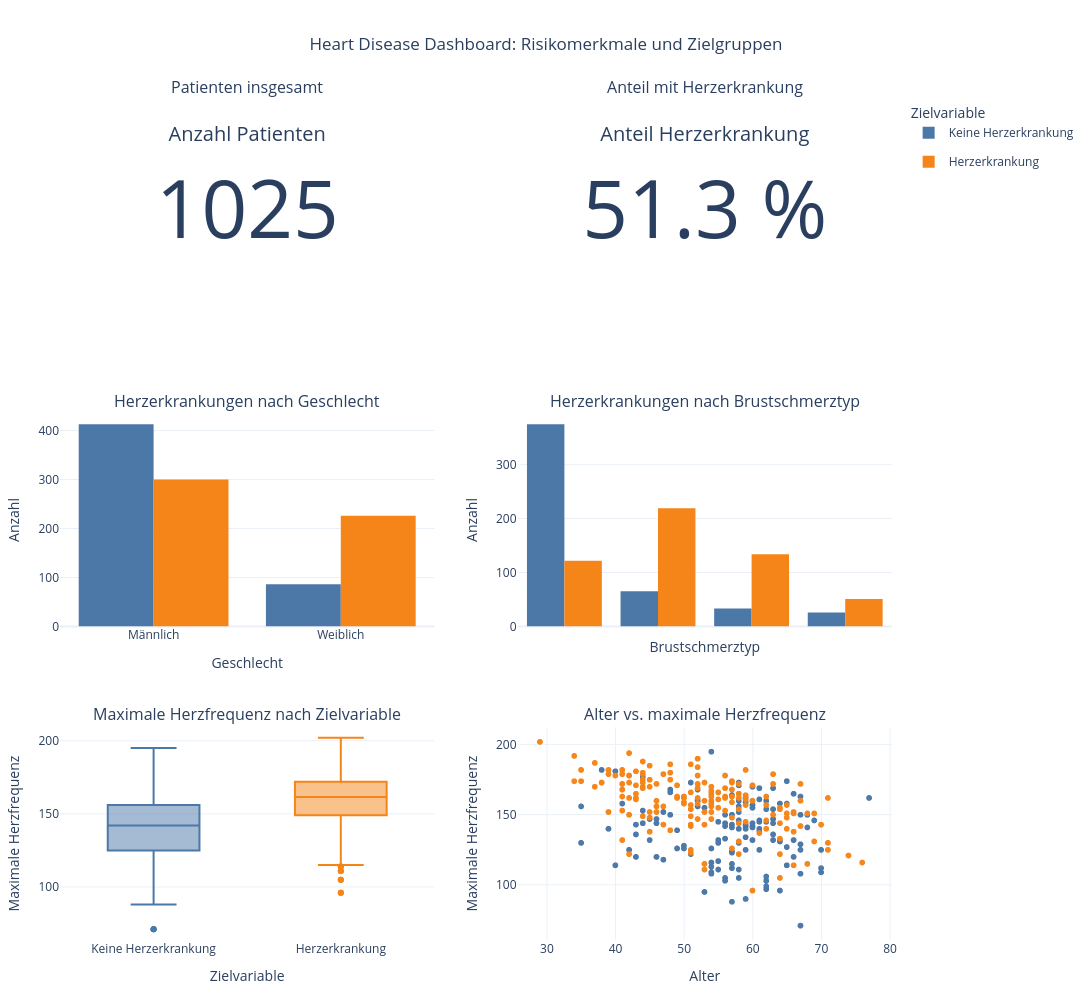

Notebook source saved alongside this figure:
### Markdown cell above
### Dashboard

Das Dashboard ist in drei Ebenen aufgebaut:

1. **Überblick:** Wie viele Patienten sind im Datensatz enthalten und wie hoch ist der Anteil der Herzerkrankungen?
2. **Gruppenvergleich:** Welche Patientengruppen sind häufiger betroffen?
3. **Mögliche Einflussfaktoren:** Welche medizinischen Merkmale unterscheiden sich zwischen den Zielklassen?

### Code cell
color_map = {
    "Keine Herzerkrankung": "#4C78A8",
    "Herzerkrankung": "#F58518"
}

fig = make_subplots(
    rows=3,
    cols=2,
    specs=[
        [{"type": "indicator"}, {"type": "indicator"}],
        [{"type": "xy"}, {"type": "xy"}],
        [{"type": "xy"}, {"type": "xy"}]
    ],
    subplot_titles=(
        "Patienten insgesamt",
        "Anteil mit Herzerkrankung",
        "Herzerkrankungen nach Geschlecht",
        "Herzerkrankungen nach Brustschmerztyp",
        "Maximale Herzfrequenz nach Zielvariable",
        "Alter vs. maximale Herzfrequenz"
    ),
    vertical_spacing=0.12,
    horizontal_spacing=0.10
)

# KPI 1
fig.add_trace(
    go.Indicator(
        mode="number",
        value=num_patients,
        title={"text": "Anzahl Patienten"}
    ),
    row=1,
    col=1
)

# KPI 2
fig.add_trace(
    go.Indicator(
        mode="number",
        value=heart_rate,
        number={"suffix": " %", "valueformat": ".1f"},
        title={"text": "Anteil Herzerkrankung"}
    ),
    row=1,
    col=2
)

# Diagramm 1: Geschlecht
bar_sex = px.histogram(
    df_dashboard,
    x="sex_label",
    color="target_label",
    barmode="group",
    color_discrete_map=color_map
)

for i, trace in enumerate(bar_sex.data):
    trace.showlegend = True
    fig.add_trace(trace, row=2, col=1)

# Diagramm 2: Brustschmerztyp
bar_cp = px.histogram(
    df_dashboard,
    x="cp_label",
    color="target_label",
    barmode="group",
    color_discrete_map=color_map
)

for trace in bar_cp.data:
    trace.showlegend = False
    fig.add_trace(trace, row=2, col=2)

# Diagramm 3: maximale Herzfrequenz
box_hr = px.box(
    df_dashboard,
    x="target_label",
    y="thalach",
    color="target_label",
    color_discrete_map=color_map
)

for trace in box_hr.data:
    trace.showlegend = False
    fig.add_trace(trace, row=3, col=1)

# Diagramm 4: Alter vs. maximale Herzfrequenz
scatter_age_hr = px.scatter(
    df_dashboard,
    x="age",
    y="thalach",
    color="target_label",
    opacity=0.75,
    color_discrete_map=color_map
)

for trace in scatter_age_hr.data:
    trace.showlegend = False
    fig.add_trace(trace, row=3, col=2)

fig.update_layout(
    height=1000,
    width=1250,
    title={
        "text": "Heart Disease Dashboard: Risikomerkmale und Zielgruppen",
        "x": 0.5,
        "xanchor": "center"
    },
    legend_title_text="Zielvariable",
    template="plotly_white",
    margin=dict(t=100, b=60, l=60, r=40)
)

fig.update_xaxes(title_text="Geschlecht", row=2, col=1)
fig.update_yaxes(title_text="Anzahl", row=2, col=1)

fig.update_xaxes(title_text="Brustschmerztyp", row=2, col=2)
fig.update_yaxes(title_text="Anzahl", row=2, col=2)

fig.update_xaxes(title_text="Zielvariable", row=3, col=1)
fig.update_yaxes(title_text="Maximale Herzfrequenz", row=3, col=1)

fig.update_xaxes(title_text="Alter", row=3, col=2)
fig.update_yaxes(title_text="Maximale Herzfrequenz", row=3, col=2)

fig.show()

### Figure 1 — Plotly figure (JSON) as saved in the notebook; plotly's stock layout.template omitted (floating-point values rounded to 4 significant figures; data arrays with more than 128 entries replaced by an {"elided": "..."} marker saying what was removed)
{"data": [{"domain": {"x": [0, 0.45], "y": [0.7467, 1]}, "mode": "number", "title": {"text": "Anzahl Patienten"}, "type": "indicator", "value": 1025}, {"domain": {"x": [0.55, 1], "y": [0.7467, 1]}, "mode": "number", "number": {"suffix": " %", "valueformat": ".1f"}, "title": {"text": "Anteil Herzerkrankung"}, "type": "indicator", "value": 51.32}, {"alignmentgroup": "True", "bingroup": "x", "hovertemplate": "target_label=Keine Herzerkrankung<br>sex_label=%{x}<br>count=%{y}<extra></extra>", "legendgroup": "Keine Herzerkrankung", "marker": {"color": "#4C78A8", "pattern": {"shape": ""}}, "name": "Keine Herzerkrankung", "offsetgroup": "Keine Herzerkrankung", "orientation": "v", "showlegend": true, "type": "histogram", "x": {"elided": "499 str values"}, "xaxis": "x", "yaxis": "y"}, {"alignmentgroup": "True", "bingroup": "x", "hovertemplate": "target_label=Herzerkrankung<br>sex_label=%{x}<br>count=%{y}<extra></extra>", "legendgroup": "Herzerkrankung", "marker": {"color": "#F58518", "pattern": {"shape": ""}}, "name": "Herzerkrankung", "offsetgroup": "Herzerkrankung", "orientation": "v", "showlegend": true, "type": "histogram", "x": {"elided": "526 str values"}, "xaxis": "x", "yaxis": "y"}, {"alignmentgroup": "True", "bingroup": "x", "hovertemplate": "target_label=Keine Herzerkrankung<br>cp_label=%{x}<br>count=%{y}<extra></extra>", "legendgroup": "Keine Herzerkrankung", "marker": {"color": "#4C78A8", "pattern": {"shape": ""}}, "name": "Keine Herzerkrankung", "offsetgroup": "Keine Herzerkrankung", "orientation": "v", "showlegend": false, "type": "histogram", "x": {"elided": "499 str values"}, "xaxis": "x2", "yaxis": "y2"}, {"alignmentgroup": "True", "bingroup": "x", "hovertemplate": "target_label=Herzerkrankung<br>cp_label=%{x}<br>count=%{y}<extra></extra>", "legendgroup": "Herzerkrankung", "marker": {"color": "#F58518", "pattern": {"shape": ""}}, "name": "Herzerkrankung", "offsetgroup": "Herzerkrankung", "orientation": "v", "showlegend": false, "type": "histogram", "x": {"elided": "526 str values"}, "xaxis": "x2", "yaxis": "y2"}, {"alignmentgroup": "True", "hovertemplate": "target_label=%{x}<br>thalach=%{y}<extra></extra>", "legendgroup": "Keine Herzerkrankung", "marker": {"color": "#4C78A8"}, "name": "Keine Herzerkrankung", "notched": false, "offsetgroup": "Keine Herzerkrankung", "orientation": "v", "showlegend": false, "type": "box", "x": {"elided": "499 str values"}, "x0": " ", "xaxis": "x3", "y": {"elided": "499 int values"}, "y0": " ", "yaxis": "y3"}, {"alignmentgroup": "True", "hovertemplate": "target_label=%{x}<br>thalach=%{y}<extra></extra>", "legendgroup": "Herzerkrankung", "marker": {"color": "#F58518"}, "name": "Herzerkrankung", "notched": false, "offsetgroup": "Herzerkrankung", "orientation": "v", "showlegend": false, "type": "box", "x": {"elided": "526 str values"}, "x0": " ", "xaxis": "x3", "y": {"elided": "526 int values"}, "y0": " ", "yaxis": "y3"}, {"hovertemplate": "target_label=Keine Herzerkrankung<br>age=%{x}<br>thalach=%{y}<extra></extra>", "legendgroup": "Keine Herzerkrankung", "marker": {"color": "#4C78A8", "opacity": 0.75, "symbol": "circle"}, "mode": "markers", "name": "Keine Herzerkrankung", "showlegend": false, "type": "scattergl", "x": {"elided": "499 int values"}, "xaxis": "x4", "y": {"elided": "499 int values"}, "yaxis": "y4"}, {"hovertemplate": "target_label=Herzerkrankung<br>age=%{x}<br>thalach=%{y}<extra></extra>", "legendgroup": "Herzerkrankung", "marker": {"color": "#F58518", "opacity": 0.75, "symbol": "circle"}, "mode": "markers", "name": "Herzerkrankung", "showlegend": false, "type": "scattergl", "x": {"elided": "526 int values"}, "xaxis": "x4", "y": {"elided": "526 int values"}, "yaxis": "y4"}], "layout": {"annotations": [{"font": {"size": 16}, "showarrow": false, "text": "Patienten insgesamt", "x": 0.225, "xanchor": "center", "xref": "paper", "y": 1, "yanchor": "bottom", "yref": "paper"}, {"font": {"size": 16}, "showarrow": false, "text": "Anteil mit Herzerkrankung", "x": 0.775, "xanchor": "center", "xref": "paper", "y": 1, "yanchor": "bottom", "yref": "paper"}, {"font": {"size": 16}, "showarrow": false, "text": "Herzerkrankungen nach Geschlecht", "x": 0.225, "xanchor": "center", "xref": "paper", "y": 0.6267, "yanchor": "bottom", "yref": "paper"}, {"font": {"size": 16}, "showarrow": false, "text": "Herzerkrankungen nach Brustschmerztyp", "x": 0.775, "xanchor": "center", "xref": "paper", "y": 0.6267, "yanchor": "bottom", "yref": "paper"}, {"font": {"size": 16}, "showarrow": false, "text": "Maximale Herzfrequenz nach Zielvariable", "x": 0.225, "xanchor": "center", "xref": "paper", "y": 0.2533, "yanchor": "bottom", "yref": "paper"}, {"font": {"size": 16}, "showarrow": false, "text": "Alter vs. maximale Herzfrequenz", "x": 0.775, "xanchor": "center", "xref": "paper", "y": 0.2533, "yanchor": "bottom", "yref": "paper"}], "height": 1000, "legend": {"title": {"text": "Zielvariable"}}, "margin": {"b": 60, "l": 60, "r": 40, "t": 100}, "title": {"text": "Heart Disease Dashboard: Risikomerkmale und Zielgruppen", "x": 0.5, "xanchor": "center"}, "width": 1250, "xaxis": {"anchor": "y", "domain": [0, 0.45], "title": {"text": "Geschlecht"}}, "xaxis2": {"anchor": "y2", "domain": [0.55, 1], "title": {"text": "Brustschmerztyp"}}, "xaxis3": {"anchor": "y3", "domain": [0, 0.45], "title": {"text": "Zielvariable"}}, "xaxis4": {"anchor": "y4", "domain": [0.55, 1], "title": {"text": "Alter"}}, "yaxis": {"anchor": "x", "domain": [0.3733, 0.6267], "title": {"text": "Anzahl"}}, "yaxis2": {"anchor": "x2", "domain": [0.3733, 0.6267], "title": {"text": "Anzahl"}}, "yaxis3": {"anchor": "x3", "domain": [0, 0.2533], "title": {"text": "Maximale Herzfrequenz"}}, "yaxis4": {"anchor": "x4", "domain": [0, 0.2533], "title": {"text": "Maximale Herzfrequenz"}}}}
